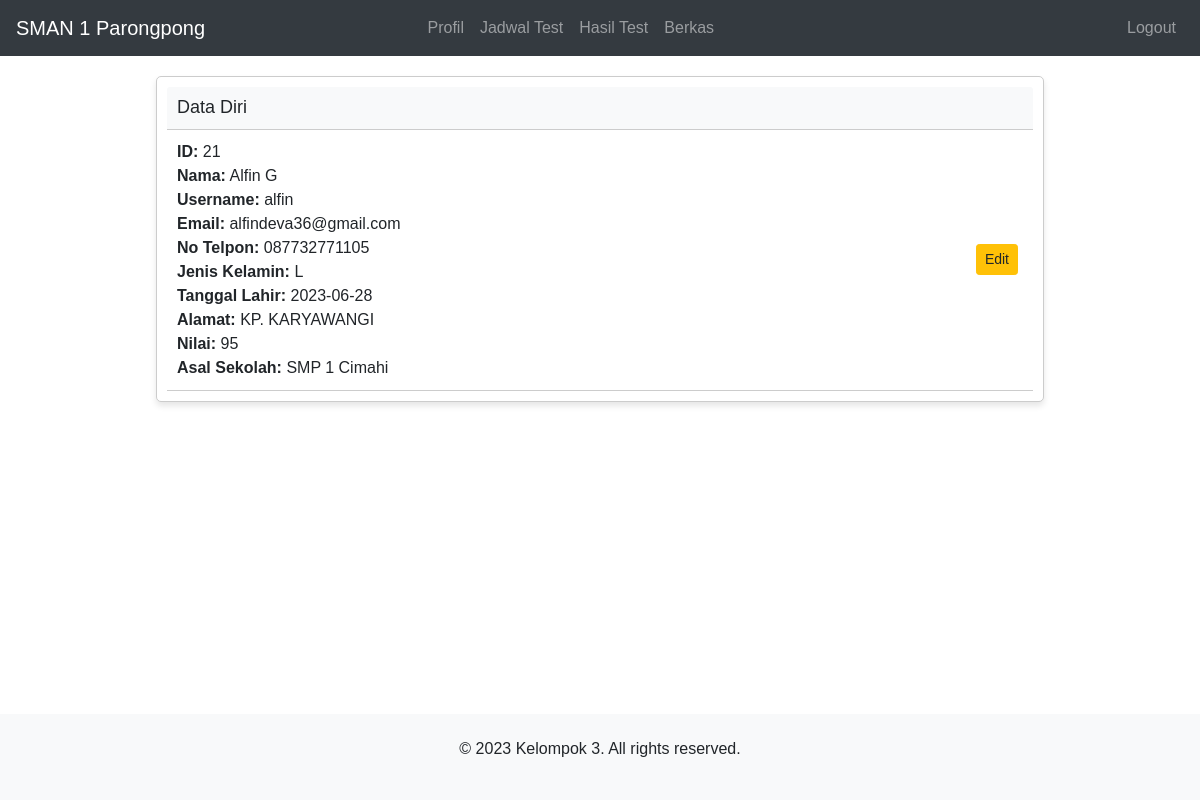
Screenshot of /profil_peserta.php (signed in) with the database file from the repository.
### tables this page shows
CREATE TABLE `peserta` (
  `id_peserta` int(5) NOT NULL,
  `nama_lengkap` varchar(50) NOT NULL,
  `username` varchar(20) NOT NULL,
  `email` varchar(50) NOT NULL,
  `no_hp` varchar(12) NOT NULL,
  `jenis_kelamin` enum('L','P') DEFAULT NULL,
  `tanggal_lahir` date NOT NULL,
  `alamat` varchar(50) NOT NULL,
  `nilai_rata_rata` varchar(20) NOT NULL,
  `asal_sekolah` varchar(20) NOT NULL
);

### profil_peserta.php (the view, shortened to what this page needs)
<!DOCTYPE html>
<html>
<head>
    <link rel="stylesheet" href="https://stackpath.bootstrapcdn.com/bootstrap/4.5.0/css/bootstrap.min.css">
</head>
<body>
    <nav class="navbar navbar-expand-md bg-dark navbar-dark">
        <a class="navbar-brand" href="Dashboard_peserta.php">SMAN 1 Parongpong</a>
        <div class="collapse navbar-collapse" id="collapsibleNavbar">
            <ul class="navbar-nav mx-auto">
                <li class="nav-item">
                    <a class="nav-link" href="profil_peserta.php">Profil</a>
                </li>
                <li class="nav-item">
                    <a class="nav-link" href="jadwal_peserta.php">Jadwal Test</a>
                </li>
                <li class="nav-item">
                    <a class="nav-link" href="hasil_test_peserta.php">Hasil Test</a>
                </li>
                <li class="nav-item">
                    <a class="nav-link" href="berkas_peserta.php">Berkas</a>
                </li>
            </ul>
            <ul class="navbar-nav ml-auto">
                <li class="nav-item">
                    <a class="nav-link" href="logout.php">Logout</a>
                </li>
            </ul>
        </div>
    </nav>
    <div class="container">
        <div class="card-container">
            <div class="card">
                <div class="card-header">
                    <h2 class="card-title">Data Diri</h2>
                </div>
                <div class="card-body">
                    <?php
                    include "koneksi.php";
                    $username = $_SESSION['username'];
                    $peserta = mysqli_query($koneksi,"SELECT * FROM peserta WHERE username = '$username'");
                    $data_peserta = mysqli_fetch_assoc($peserta);
                    ?>
                    <div class="profile-card">
                        <div>
                            <span>ID:</span> <?php echo $data_peserta["id_peserta"];?><br>
                            <span>Nama:</span> <?php echo $data_peserta["nama_lengkap"];?><br>
                            <span>Username:</span> <?php echo $data_peserta["username"];?><br>
                            <span>Email:</span> <?php echo $data_peserta["email"];?><br>
                            <span>No Telpon:</span> <?php echo $data_peserta["no_hp"];?><br>
                            <span>Jenis Kelamin:</span> <?php echo $data_peserta["jenis_kelamin"];?><br>
                            <span>Tanggal Lahir:</span> <?php echo $data_peserta["tanggal_lahir"];?><br>
                            <span>Alamat:</span> <?php echo $data_peserta["alamat"];?><br>
                            <span>Nilai:</span> <?php echo $data_peserta["nilai_rata_rata"];?><br>
                            <span>Asal Sekolah:</span> <?php echo $data_peserta["asal_sekolah"];?><br>
                        </div>
                        <div>
                            <div class="btn-group">
                                <a href="form_edit_profil.php?id_peserta=<?php echo $data_peserta["id_peserta"];?>" class="btn btn-warning btn-sm">Edit</a>
                            </div>
                        </div>
                    </div>
                </div>
            </div>
        </div>
    </div>
    <div class="footer">
        <p>&copy; 2023 Kelompok 3. All rights reserved.</p>
    </div>
</body>
</html>

### profil_peserta.php (style rules this page uses)
body { font-family: Arial, sans-serif; }
.footer { position: fixed; width: 100%; bottom: 0; background-color: #f8f9fa; padding: 10px 0; text-align: center; line-height: 50px; }
.container { display: flex; justify-content: center; align-items: center; flex-direction: column; }
.card-container { width: 80%; margin-top: 20px; }
.card { border: 1px solid #ccc; border-radius: 5px; padding: 10px; margin-bottom: 10px; background-color: #fff; box-shadow: 0 4px 6px rgba(0, 0, 0, 0.1); }
.card-header { display: flex; justify-content: space-between; align-items: center; background-color: #f8f9fa; padding: 10px; border-bottom: 1px solid #ccc; }
.card-title { margin: 0; font-size: 18px; }
.card-body { padding: 0; }
.profile-card { padding: 10px; display: flex; justify-content: space-between; align-items: center; border-bottom: 1px solid #ccc; }
.profile-card span { font-weight: bold; }
.profile-card .btn { margin-right: 5px; }

### rows the page displays
peserta: id_peserta "21", nama_lengkap "Alfin G", username "alfin", email "alfindeva36@gmail.com", no_hp "087732771105", jenis_kelamin "L", tanggal_lahir "2023-06-28", alamat "KP. KARYAWANGI", nilai_rata_rata "95", asal_sekolah "SMP 1 Cimahi"
